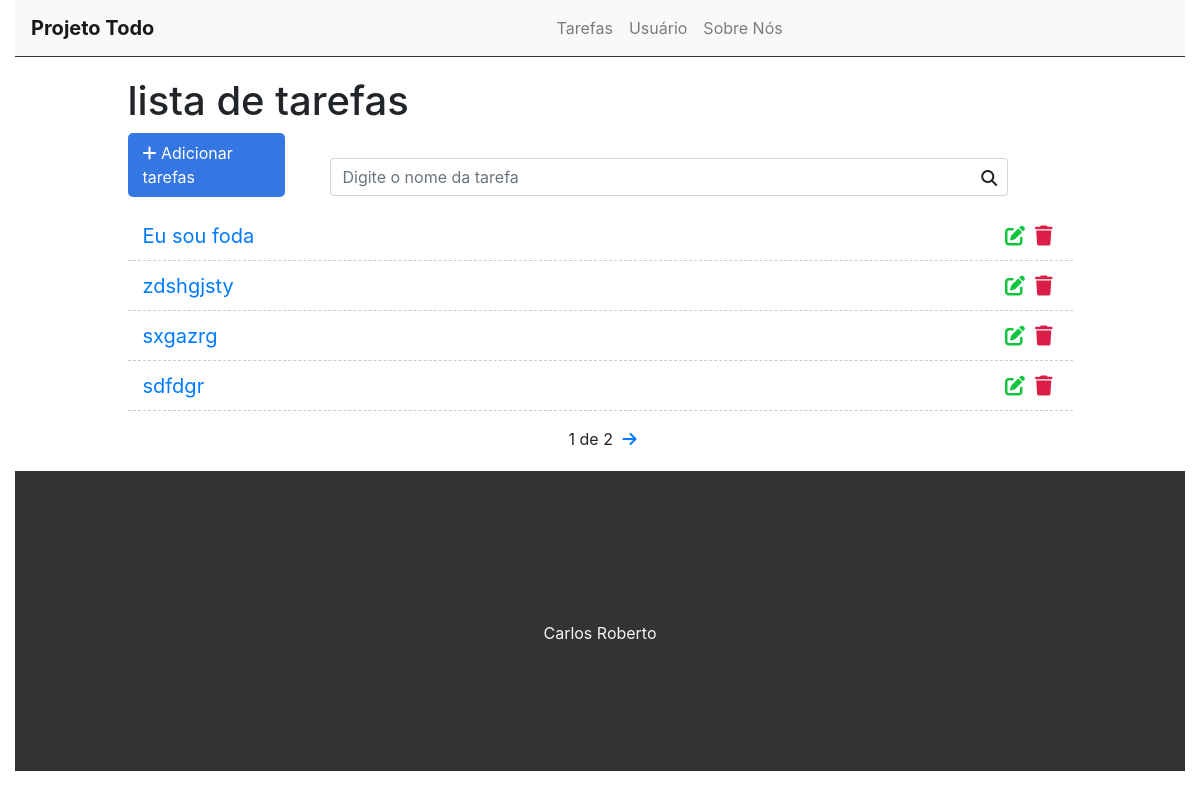
Before: / with the older database file.
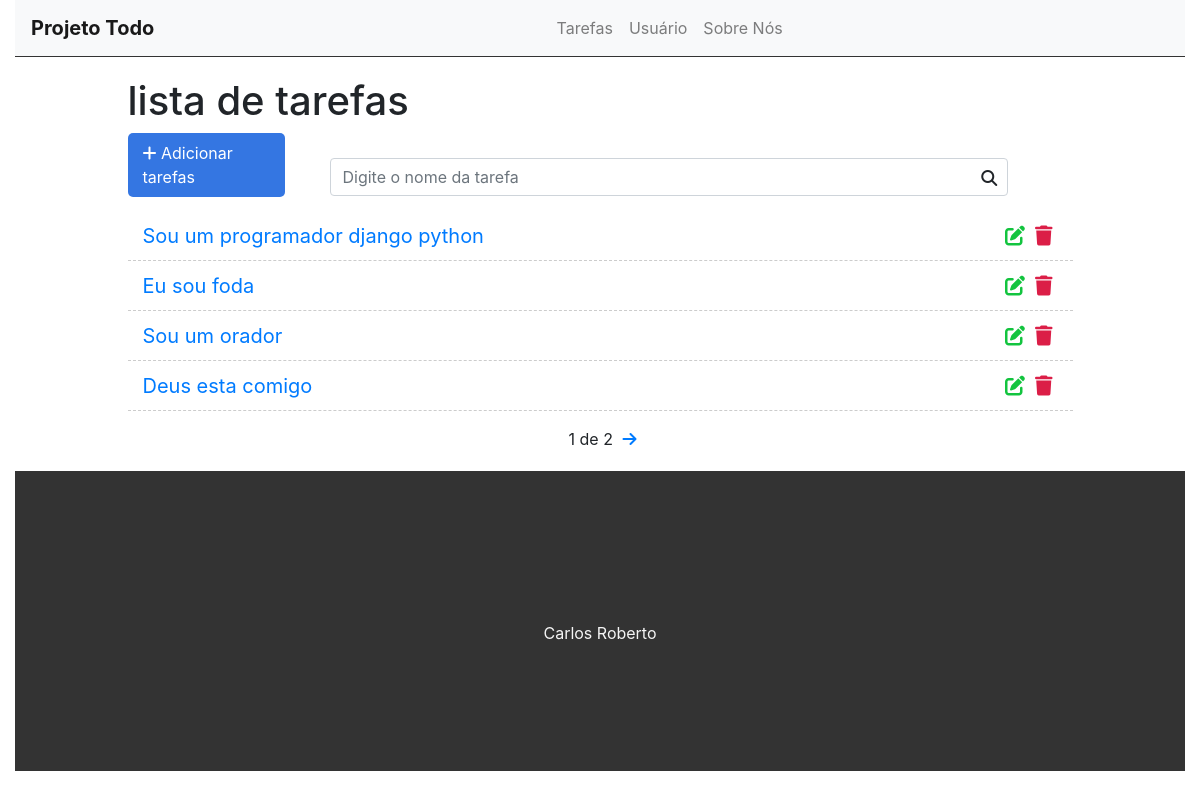
After: the same page with the newer database file.
### task/models.py (models this page shows, shortened)
class Task(models.Model):
    STATUS = (
        ('doing','fazendo'),
        ('done','feito'),
    )
    title = models.CharField(max_length=255,)
    description = models.TextField()
    done = models.CharField(
        max_length=5,
        choices=STATUS,
    )
    created_at = models.DateTimeField(auto_now_add=True)
    update_at= models.DateTimeField(auto_now=True)

### task/views.py (the view)
# urls.py: path('', views.tasklist, name='tasklist'),
def tasklist(request):
    search = request.GET.get('search')
    if search:
        tasks = Task.objects.filter(title__icontains=search)
    else:
        tasks_list = Task.objects.all().order_by('-created_at')
        paginator = Paginator(tasks_list, 4)
        page = request.GET.get('page')
        tasks = paginator.get_page(page)
    return render(request,'tasks/list.html', {'tasks': tasks})

### task/templates/tasks/list.html (shortened to what this page needs)
{% extends 'base.html' %}
{% block content %}
    <div class="offset-1 col-10 list-div">
        <h1>lista de tarefas </h1>
        <a class="add-link" href="newtask">
            <div class="col-2 add-div">
                <i class="fas fa-plus"> </i> Adicionar tarefas
            </div>
        </a>
        <div class="col-9 search-div">
            <form method="GET" id="search-form">
                <input class="form-control" type="text" id="search" name="search" placeholder="Digite o nome da tarefa" value="{{request.GET.search}}" >
                <i class="fas fa-solid fa-magnifying-glass" id="search-btn"></i>
            </form>
        </div>
        <ul class="task-list">
            {% for task in tasks %}
            <li class="task-item">
                <span> <a href="/task/{{task.id}}">{{task.title}}</a></span>
                <a href="/delete/{{task.id}}" class="delete-btn" onclick="return confirm('Tem certeza?')"> <span> <i class="fas fa-solid fa-trash"></i> </span> </a>
                <a href="/edit/{{task.id}}"> <span> <i class="fas fa-solid fa-edit"></i> </span> </a>
            </li>
            {% endfor %}
        </ul>
        <div class="pagination">
            <span class="step-links">
                {% if tasks.paginator.num_pages %}
                <span class="current">
                    {{ tasks.number }} de {{ tasks.paginator.num_pages }}
                </span>
                {% endif %}
                {% if tasks.has_next %}
                    <a href="?page={{ tasks.next_page_number }}"><i class="fas fa-arrow-right"></i></a>
                {% endif %}
            </span>
        </div>
    </div>
{% endblock  %}

Changed rows visible on the page:
removed Task: title "zdshgjsty"
removed Task: title "sxgazrg"
removed Task: title "sdfdgr"
added Task: title "Sou um programador django python"
now on this page (row unchanged): Task: title "Sou um orador"
now on this page (row unchanged): Task: title "Deus esta comigo"
